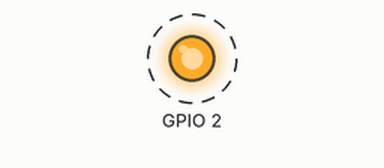
This sketch was run on a simulated ESP32. On the bench: output pins drawn as LEDs (lit = HIGH). Dashed ring = blinking. WiFi joins after 1.5 s; servers stay silent unless stated; what the sketch prints to the serial monitor is not drawn.

Above: at 2.0 s.
Timing chart, 0 to 6.1 s (numbered marks = the images above):
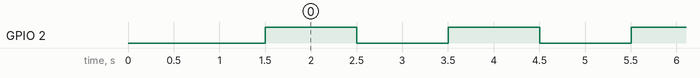

The sketch:

Prova_sistema_OTA_wifi_di_casa_e_blink.ino
```cpp
#include <WiFi.h>
#include <ESPmDNS.h>
#include <WiFiUdp.h>
#include <ArduinoOTA.h>

const char* ssid = "*****";
const char* password = "*****";

void setup()
{
  Serial.begin(115200);
  Serial.println("Booting");
  pinMode(2, OUTPUT);
  WiFi.mode(WIFI_STA);
  WiFi.begin(ssid, password);
  while (WiFi.waitForConnectResult() != WL_CONNECTED) {
    Serial.println("Connection Failed! Rebooting...");
    delay(5000);
    ESP.restart();
  }

  // Port defaults to 3232
  // ArduinoOTA.setPort(3232);

  // Hostname defaults to esp3232-[MAC]
  // ArduinoOTA.setHostname("myesp32");

  // No authentication by default
   ArduinoOTA.setPassword("1234567890");

  // Password can be set with it's md5 value as well
  // MD5(admin) = 21232f297a57a5a743894a0e4a801fc3
  // ArduinoOTA.setPasswordHash("21232f297a57a5a743894a0e4a801fc3");

  ArduinoOTA
    .onStart([]() {
      String type;
      if (ArduinoOTA.getCommand() == U_FLASH)
        type = "sketch";
      else // U_SPIFFS
        type = "filesystem";

      // NOTE: if updating SPIFFS this would be the place to unmount SPIFFS using SPIFFS.end()
      Serial.println("Start updating " + type);
    })
    .onEnd([]() {
      Serial.println("\nEnd");
    })
    .onProgress([](unsigned int progress, unsigned int total) {
      Serial.printf("Progress: %u%%\r", (progress / (total / 100)));
    })
    .onError([](ota_error_t error) {
      Serial.printf("Error[%u]: ", error);
      if (error == OTA_AUTH_ERROR) Serial.println("Auth Failed");
      else if (error == OTA_BEGIN_ERROR) Serial.println("Begin Failed");
      else if (error == OTA_CONNECT_ERROR) Serial.println("Connect Failed");
      else if (error == OTA_RECEIVE_ERROR) Serial.println("Receive Failed");
      else if (error == OTA_END_ERROR) Serial.println("End Failed");
    });

  ArduinoOTA.begin();

  Serial.println("Ready");
  Serial.print("IP address: ");
  Serial.println(WiFi.localIP());
}

void loop()
{
  ArduinoOTA.handle();
  digitalWrite(2, HIGH);
  delay(1000);
  digitalWrite(2, LOW);
  delay(1000);
}
```

Measured:
- by itself, GPIO 2: alternates HIGH for 1.0 s and LOW for 1.0 s
